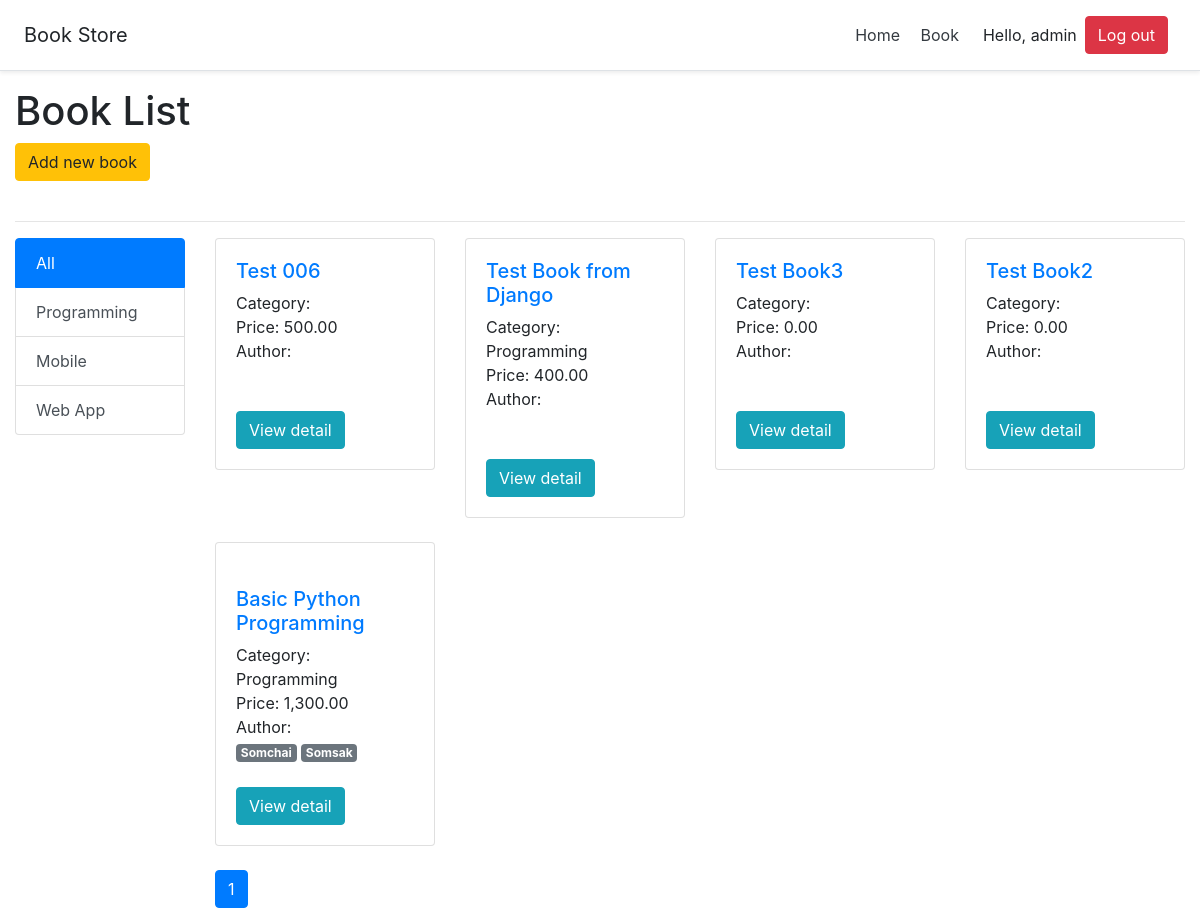
Page /book/ (signed in) on the committed database.
### book/models.py (models this page shows, shortened)
class Category(models.Model):
    name = models.CharField(max_length=100)
    class Meta:
        verbose_name_plural = 'Category'

class Book(models.Model):
    code= models.CharField(max_length=10, unique=True)
    slug = models.SlugField(max_length=200, unique=True)
    name = models.CharField(max_length=100)
    description = models.TextField(null=True, blank=True)
    price = models.FloatField(default=0)
    category = models.ForeignKey(Category, null=True, blank=True, on_delete=models.CASCADE)
    author = models.ManyToManyField(Author, blank=True)
    level = models.CharField(max_length=5, null=True, blank=True, choices=BOOK_LEVEL_CHOICE)
    image = models.FileField(upload_to='upload', null=True, blank=True)
    published = models.BooleanField(default=False)
    created = models.DateTimeField(auto_now_add=True)
    updated = models.DateTimeField(auto_now=True)
    class Meta:
        ordering = ['-created']
        verbose_name_plural = 'Book'
    def show_image(self):
        if self.image:
            return format_html('<img src="' + self.image.url + '" height="50px">')
        return ''
    show_image.allow_tags = True

class Author(models.Model):
    name = models.CharField(max_length=100)
    class Meta:
        verbose_name_plural = 'Author'

### book/views.py (the view)
# urls.py: path('', login_required(views.BookListView.as_view(), login_url='/login'), name='index'),
class BookListView(ListView):
    model = Book
    template_name = 'book/index.html'
    context_object_name = 'books'
    paginate_by = 5
    def get_queryset(self):
        return Book.objects.filter(published=True)
    def get_context_data(self, *args, **kwargs):
        cd = super(BookListView, self).get_context_data(*args, **kwargs)
        cd.update({
            'categories': Category.objects.all(),
        })
        return cd

### templates/book/index.html (shortened to what this page needs)
{% extends "layouts/base.html" %}
{% load humanize %}
{% block content %}
<h1>Book List</h1>
<a href="{% url 'book:book_add' %}" class="btn btn-warning mb-4">Add new book</a>
<hr>
<div class="row">
    <div class="col-lg-2">
        <div class="list-group">
            <a href="{% url 'book:index' %}" class="list-group-item list-group-item-action {% if not categ_id %}active{% endif %}">All</a>
            {% for c in categories %}
            <a href="{% url 'book:index' %}?categoryid={{ c.id }}" class="list-group-item list-group-item-action {% if categ_id|add:'0' == c.id %}active{% endif %}">{{ c.name }}</a>
            {% endfor %}
        </div>
    </div>
    <div class="col-lg-10">
        <div class="row">
            {% for b in books %}
            <div class="col-lg-3">
                <div class="card mb-4">
                    {% if b.image %}
                    <a href="{% url 'book:detail' slug=b.slug %}">
                    </a>
                    {% endif %}
                    <div class="card-body">
                        <h5><a href="{% url 'book:detail' slug=b.slug %}">{{ b.name }}</a></h5>
                        <div>Category: {{ b.category.name }}</div>
                        <div>Price: {{ b.price|floatformat:2|intcomma }}</div>
                        <div>Author:</div>
                        {% for a in b.author.all %}
                        <span class="badge badge-secondary">{{ a.name }}</span>
                        {% endfor %}
                        <br>
                        <a href="{% url 'book:detail' slug=b.slug %}" class="btn btn-info mt-4">View detail</a>
                    </div>
                </div>
            </div>
            {% endfor %}
        </div>
        <ul class="pagination">
            {% for i in page_obj.paginator.page_range %}
            <li class="page-item {% if page_obj.number == i %}active{% endif %}"><a class="page-link" href="?page={{ i }}">{{ i }}</a></li>
            {% endfor %}
        </ul>
    </div>
</div>
{% endblock %}

### templates/layouts/base.html (shortened to what this page needs)
<!doctype html>
<html lang="en">
  <head>
    <link rel="stylesheet" href="https://stackpath.bootstrapcdn.com/bootstrap/4.5.1/css/bootstrap.min.css">
    <link rel="stylesheet" href="https://stackpath.bootstrapcdn.com/font-awesome/4.7.0/css/font-awesome.min.css">
  </head>
  <body>
    <div class="d-flex flex-column flex-md-row align-items-center p-3 px-md-4 mb-3 bg-white border-bottom shadow-sm">
        <h5 class="my-0 mr-md-auto font-weight-normal">Book Store</h5>
        <nav class="my-2 my-md-0 mr-md-3">
            <a class="p-2 text-dark" href="{% url 'myapp:index' %}">Home</a>
            <a class="p-2 text-dark" href="{% url 'book:index' %}">Book</a>
        </nav>
        {% if user.is_authenticated %}
          <span>Hello, {{ request.user.username }}</span>
          <form method="post" action="{% url 'myapp:logout' %}" novalidate>
            <button type="submit" class="btn btn-danger mx-2">Log out</button>
          </form>
        {% endif %}
    </div>
    <div class="container-fluid">
      {% block content %}{% endblock %}
    </div>
  </body>
</html>

### rows in the picture
Category: name "Programming"
Category: name "Mobile"
Category: name "Web App"
Book: name "Test 006", price "500.00"
Book: name "Test Book from Django", category.name "Programming", price "400.00"
Book: name "Test Book3", price "0.00"
Book: name "Test Book2", price "0.00"
Book: name "Basic Python Programming", category.name "Programming", price "1,300.00"
Author: name "Somchai"
Author: name "Somsak"

### other values in the picture
{{ request.user.username }} "admin"
{{ i }} "1"
